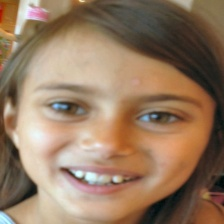
#> input picture data/raw/processed_with_autistic - Copia/0002.jpg, 224 x 224 px, found by its file name
$ jupyter execute --allow-errors feature_extraction.ipynb
#> lines starting #> are read from the running program, lines starting #| are printed output that depends on the picture
### Extração de Features de Imagens Usando OpenCV
### Análise de Imagens com Detecção de Faces e Marcos Faciais

Neste notebook, iremos carregar uma imagem de uma pasta local, realizar a detecção de faces e marcar pontos de referência faciais utilizando OpenCV.
Vale dizer que ele também utiliza-se do virtual environment.

### 1 Importações de Bibliotecas
Importando bibliotecas necessárias, utilizado as bibliotecas OpenCV (para processamento de imagens), NumPy (para manipulação de arrays), urllib (para baixar imagens a partir de URLs), e Matplotlib (para exibir imagens).

[cell 1]
# Importando as bibliotecas necessárias
import cv2
import numpy as np
import matplotlib.pyplot as plt
import os
import csv
import urllib.request as urlreq # used for accessing url to download files

# Verificando a versão do OpenCV
print(cv2.__version__)

### 1 Carregando a Imagem

Vamos carregar uma imagem da pasta `data/raw/no_autistic/`, onde a imagem tem o nome `0002.jpg`.

[cell 2]
# Definindo o caminho da imagem
image_path = '../data/raw/no_autistic/0002.jpg'

# Verificando se a imagem existe
if os.path.exists(image_path):
    print("Imagem carregada com sucesso.")
else:
    print("Imagem não encontrada.")

[cell 3]
# Lendo a imagem com OpenCV
image = cv2.imread(image_path)
#> image is the input picture: shape (224, 224, 3); mean B, G, R 97.4, 121.7, 148.9

# Convertendo a imagem para o formato RGB
image_rgb = cv2.cvtColor(image, cv2.COLOR_BGR2RGB)

### 2 Manipulando a imagem

Vamos obter as dimensões da imagem e preparar uma cópia para posterior uso.

[cell 4]
# Obtendo dimensões da imagem
height, width, _ = image_rgb.shape
#> height = 224; width = 224

# Criando uma cópia da imagem para uso posterior
image_template = image_rgb.copy()

##### 2.1 Convertendo a Imagem para Escala de Cinza

A próxima etapa é converter a imagem para escala de cinza, o que facilitará a detecção de faces.

[cell 5]
# Convertendo a imagem para escala de cinza
image_gray = cv2.cvtColor(image_rgb, cv2.COLOR_RGB2GRAY)
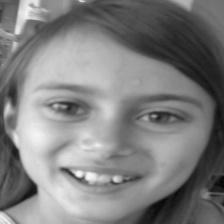
#> image_gray: shape (224, 224); min 5, max 246, mean 127.1

### 3 Detecção de Faces

Usaremos um classificador em cascata para detectar faces na imagem em escala de cinza.

[cell 6]
# save face detection algorithm's url in haarcascade_url variable
haarcascade_url = "https://raw.githubusercontent.com/opencv/opencv/master/data/haarcascades/haarcascade_frontalface_alt2.xml"

# save face detection algorithm's name as haarcascade
haarcascade = "haarcascade_frontalface_alt2.xml"

# chech if file is in working directory
if (haarcascade in os.listdir(os.curdir)):
    print("File exists")
else:
    # download file from url and save locally as haarcascade_frontalface_alt2.xml
    urlreq.urlretrieve(haarcascade_url, haarcascade)
    print("File downloaded")

[cell 7]
# Carregando o classificador em cascata para detecção de faces
haarcascade = "haarcascade_frontalface_alt2.xml"

# Verificando se o arquivo do classificador existe
if os.path.exists(haarcascade):
    print("Classificador de faces carregado com sucesso.")
else:
    print("Classificador de faces não encontrado.")

# Criando uma instância do classificador
detector = cv2.CascadeClassifier(haarcascade)

# Detectando faces
faces = detector.detectMultiScale(image_gray)
#> faces = [[20, 42, 178, 178]]

# Imprimindo as coordenadas das faces detectadas
print("Faces detectadas:\n", faces)
#| Faces detectadas:
#|  [[ 20  42 178 178]]

### 4 Desenhando Retângulos em Torno das Faces Detectadas

Agora, vamos desenhar retângulos ao redor das faces detectadas na imagem.

[cell 8]
# Desenhando retângulos nas faces detectadas
for (x, y, w, d) in faces:
    cv2.rectangle(image_template, (x, y), (x + w, y + d), (255, 255, 255), 2)
#> this loop made 1 pass
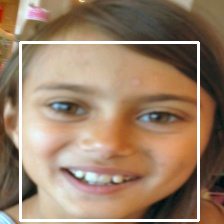
#> image_template: shape (224, 224, 3); mean R, G, B 154.2, 128, 104.7

# Exibindo a imagem com as faces detectadas
plt.axis("off")
plt.imshow(image_template)
plt.title("Detecção de Faces")
plt.show()

### 4 Detecção de Marcos Faciais

Usaremos um modelo para detectar marcos faciais na imagem.

[cell 9]
# URL do modelo de detecção de marcos faciais
LBFmodel_url = "https://github.com/kurnianggoro/GSOC2017/raw/master/data/lbfmodel.yaml"
LBFmodel = "LFBmodel.yaml"

# save facial landmark detection model's name as LBFmodel
LBFmodel = "LFBmodel.yaml"

# check if file is in working directory
if (LBFmodel in os.listdir(os.curdir)):
    print("File exists")
else:
    # download picture from url and save locally as lbfmodel.yaml
    urlreq.urlretrieve(LBFmodel_url, LBFmodel)
#> (this line was passed over: the network is not available in this run)

$ run again, with data/raw/processed_with_autistic - Copia/0007.jpg copied over data/raw/processed_with_autistic - Copia/0002.jpg
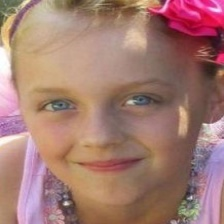
#> input picture data/raw/processed_with_autistic - Copia/0007.jpg, 224 x 224 px, found by its file name
#> image is the input picture: shape (224, 224, 3); mean B, G, R 113.2, 122.5, 163
#> `image_gray = cv2.cvtColor(image_rgb, cv2.COLOR_RGB2GRAY)`:
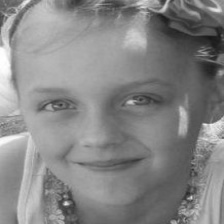
#> image_gray: shape (224, 224); min 24, max 255, mean 133.6
#> faces = [[14, 41, 167, 167]]
#| Faces detectadas:
#|  [[ 14  41 167 167]]
#> the loop `for (x, y, w, d) in faces:` made 1 pass
#> after the loop `for (x, y, w, d) in faces:`:
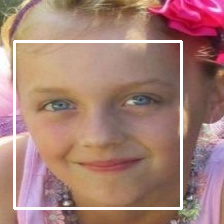
#> image_template: shape (224, 224, 3); mean R, G, B 166.8, 127.7, 118.9

$ run again, with data/raw/processed_with_autistic - Copia/0014.jpg copied over data/raw/processed_with_autistic - Copia/0002.jpg
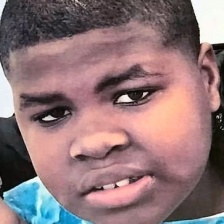
#> input picture data/raw/processed_with_autistic - Copia/0014.jpg, 224 x 224 px, found by its file name
#> image is the input picture: shape (224, 224, 3); mean B, G, R 119.5, 116.7, 143.4
#> `image_gray = cv2.cvtColor(image_rgb, cv2.COLOR_RGB2GRAY)`:
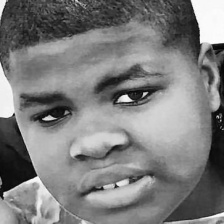
#> image_gray: shape (224, 224); min 1, max 255, mean 125
#> faces = ()
#| Faces detectadas:
#|  ()

$ run again, with data/raw/processed_with_autistic - Copia/0024.jpg copied over data/raw/processed_with_autistic - Copia/0002.jpg
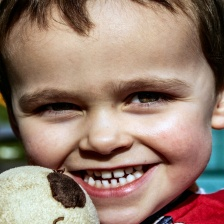
#> input picture data/raw/processed_with_autistic - Copia/0024.jpg, 224 x 224 px, found by its file name
#> image is the input picture: shape (224, 224, 3); mean B, G, R 113, 126.7, 152.6
#> `image_gray = cv2.cvtColor(image_rgb, cv2.COLOR_RGB2GRAY)`:
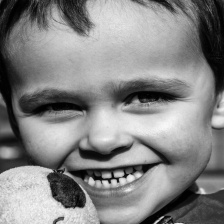
#> image_gray: shape (224, 224); min 0, max 249, mean 132.9
#> faces = [[15, 36, 177, 177]]
#| Faces detectadas:
#|  [[ 15  36 177 177]]
#> the loop `for (x, y, w, d) in faces:` made 1 pass
#> after the loop `for (x, y, w, d) in faces:`:
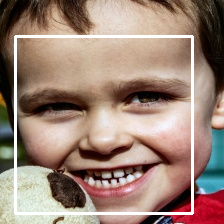
#> image_template: shape (224, 224, 3); mean R, G, B 156.3, 131.6, 118.4
